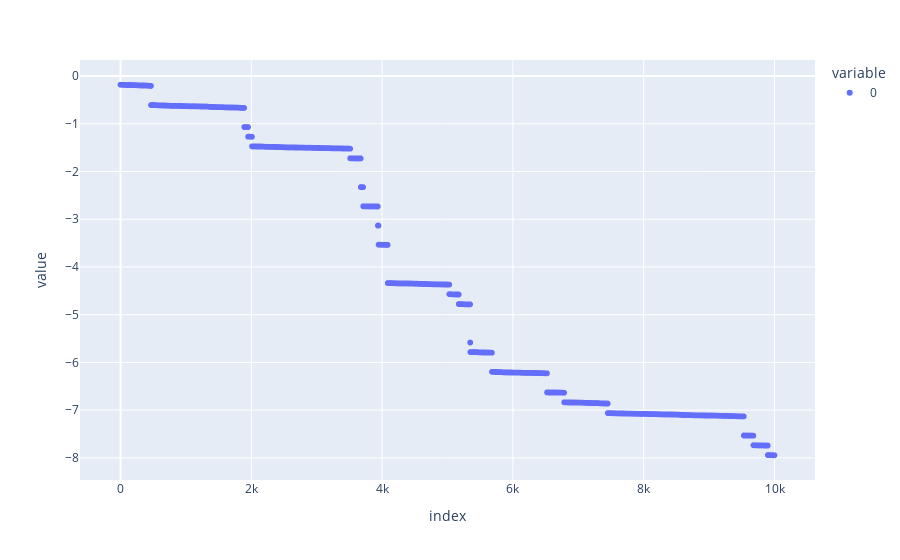

Source (notebook cell):
### Code cell
px.scatter(mean_energies)

### Figure 1 — Plotly figure (JSON) as saved in the notebook; plotly's stock layout.template omitted (floating-point values rounded to 4 significant figures; data arrays with more than 128 entries replaced by an {"elided": "..."} marker saying what was removed)
{"data": [{"hovertemplate": "variable=0<br>index=%{x}<br>value=%{y}<extra></extra>", "legendgroup": "0", "marker": {"color": "#636efa", "symbol": "circle"}, "mode": "markers", "name": "0", "showlegend": true, "type": "scattergl", "x": {"elided": "10001 int values"}, "xaxis": "x", "y": {"elided": "10001 float values"}, "yaxis": "y"}], "layout": {"legend": {"title": {"text": "variable"}, "tracegroupgap": 0}, "margin": {"t": 60}, "xaxis": {"anchor": "y", "domain": [0, 1], "title": {"text": "index"}}, "yaxis": {"anchor": "x", "domain": [0, 1], "title": {"text": "value"}}}}
